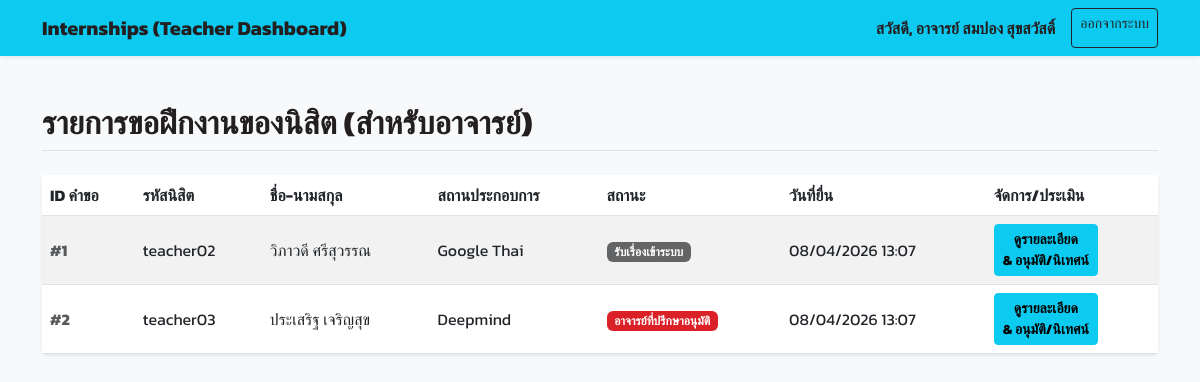
The page /teacher_dashboard.php (signed in) on the database its author committed.
### tables this page shows
CREATE TABLE `internship_requests` (
  `id` int(11) NOT NULL AUTO_INCREMENT,
  `student_id` int(11) NOT NULL,
  `company_name` varchar(255) NOT NULL,
  `position` varchar(255) NOT NULL,
  `start_date` date NOT NULL,
  `end_date` date NOT NULL,
  `status` int(11) NOT NULL DEFAULT 1 COMMENT '1: Received, 2: Advisor Approved, 3: Letter Issued, 4: Finished, 9: Canceled',
  `created_at` timestamp NOT NULL DEFAULT CURRENT_TIMESTAMP,
  PRIMARY KEY (`id`),
  FOREIGN KEY (`student_id`) REFERENCES `users`(`id`) ON DELETE CASCADE
);

CREATE TABLE `users` (
  `id` int(11) NOT NULL AUTO_INCREMENT,
  `username` varchar(50) NOT NULL UNIQUE,
  `password` varchar(255) NOT NULL,
  `role` enum('student','staff','teacher') NOT NULL,
  `first_name` varchar(100) NOT NULL,
  `last_name` varchar(100) NOT NULL,
  `title` varchar(50) DEFAULT NULL,
  `year_level` int(11) DEFAULT NULL,
  `profile_image` varchar(255) DEFAULT NULL,
  `education` text DEFAULT NULL,
  PRIMARY KEY (`id`)
);

### teacher_dashboard.php (the view, shortened to what this page needs)
<?php
include 'config.php';
$sql = "SELECT ir.*, u.first_name, u.last_name, u.username as student_id_code
        FROM internship_requests ir
        JOIN users u ON ir.student_id = u.id
        ORDER BY ir.created_at DESC";
$result = $conn->query($sql);
?>
<!DOCTYPE html>
<html lang="th">
<head>
    <link href="https://cdn.jsdelivr.net/npm/bootstrap@5.3.0/dist/css/bootstrap.min.css" rel="stylesheet">
    <link rel="stylesheet" href="swu-theme.css">
</head>
<body>
<nav class="navbar navbar-expand-lg navbar-dark bg-info shadow-sm">
  <div class="container">
    <a class="navbar-brand fw-bold text-dark" href="#">Internships (Teacher Dashboard)</a>
    <div class="d-flex">
        <span class="navbar-text text-dark fw-bold me-3">สวัสดี, อาจารย์ <?= $_SESSION['name'] ?></span>
        <a href="logout.php" class="btn btn-outline-dark btn-sm">ออกจากระบบ</a>
    </div>
  </div>
</nav>
<div class="container mt-5">
    <h2 class="mb-4 text-dark fw-bold border-bottom pb-2">รายการขอฝึกงานของนิสิต (สำหรับอาจารย์)</h2>
    <div class="card shadow-sm border-0">
        <div class="card-body p-0">
            <div class="table-responsive">
                <table class="table table-hover table-striped mb-0 align-middle">
                    <thead class="bg-light">
                        <tr>
                            <th>ID คำขอ</th>
                            <th>รหัสนิสิต</th>
                            <th>ชื่อ-นามสกุล</th>
                            <th>สถานประกอบการ</th>
                            <th>สถานะ</th>
                            <th>วันที่ยื่น</th>
                            <th>จัดการ/ประเมิน</th>
                        </tr>
                    </thead>
                    <tbody>
                        <?php if($result->num_rows > 0): ?>
                            <?php while($row = $result->fetch_assoc()): ?>
                                <tr>
                                    <td class="fw-bold text-muted">#<?= $row['id'] ?></td>
                                    <td><?= htmlspecialchars($row['student_id_code']) ?></td>
                                    <td><?= htmlspecialchars($row['first_name'] . ' ' . $row['last_name']) ?></td>
                                    <td><?= htmlspecialchars($row['company_name']) ?></td>
                                    <td><?= getStatusLabel($row['status']) ?></td>
                                    <td><?= date('d/m/Y H:i', strtotime($row['created_at'])) ?></td>
                                    <td>
                                        <a href="teacher_view.php?id=<?= $row['id'] ?>" class="btn btn-sm btn-info fw-bold">ดูรายละเอียด <br>& อนุมัติ/นิเทศน์</a>
                                    </td>
                                </tr>
                            <?php endwhile; ?>
                        <?php else: ?>
                            <tr>
                                <td colspan="7" class="text-center py-4 text-muted">ยังไม่มีรายการคำขอ</td>
                            </tr>
                        <?php endif; ?>
                    </tbody>
                </table>
            </div>
        </div>
    </div>
</div>
</body>
</html>

### config.php (shortened to what this page needs)
<?php
function getStatusLabel($status_code) {
    switch ($status_code) {
        case 1: return '<span class="badge bg-secondary">รับเรื่องเข้าระบบ</span>';
        case 2: return '<span class="badge bg-primary">อาจารย์ที่ปรึกษาอนุมัติ</span>';
    }
}
?>

### swu-theme.css (style rules this page uses)
:root { --swu-red: #DA2128; --swu-red-hover: #b01820; --swu-grey: #636466; --swu-dark: #231F20; --bs-primary: #DA2128; --bs-primary-rgb: 218, 33, 40; --bs-secondary: #636466; --bs-secondary-rgb: 99, 100, 102; --bs-dark: #231F20; --bs-dark-rgb: 35, 31, 32; --bs-link-color: #DA2128; --bs-link-hover-color: #b01820; }
.bg-primary { background-color: var(--swu-red) !important; }
.bg-secondary { background-color: var(--swu-grey) !important; }

### teacher_dashboard.php (style rules this page uses)
body { font-family: 'Kanit', sans-serif; background-color: #f8f9fa; }

### rows shown on the page
internship_requests: id "1", student.username "teacher02", student.last_name "วิภาวดี ศรีสุวรรณ", company_name "Google Thai", status "รับเรื่องเข้าระบบ", created_at "08/04/2026 13:07"
internship_requests: id "2", student.username "teacher03", student.last_name "ประเสริฐ เจริญสุข", company_name "Deepmind", status "อาจารย์ที่ปรึกษาอนุมัติ", created_at "08/04/2026 13:07"

### other values the page prints
$_SESSION['name'] "สมปอง สุขสวัสดิ์"
